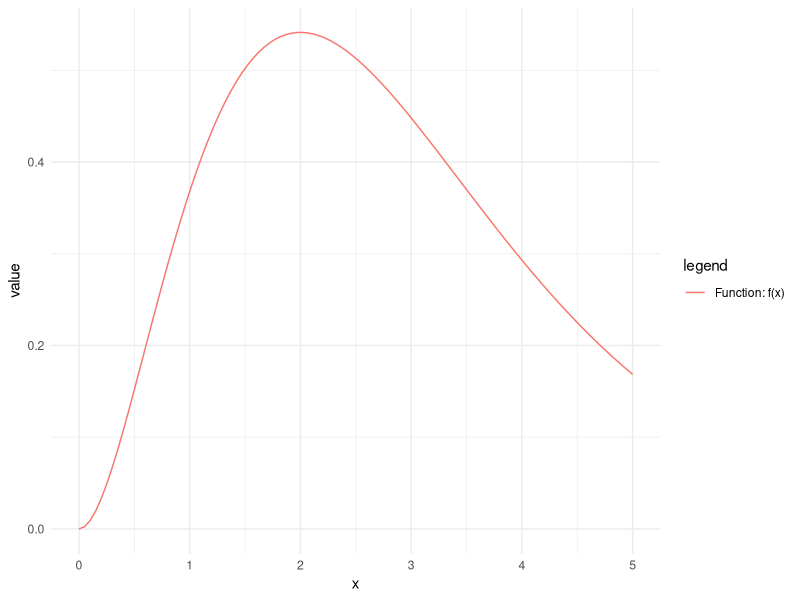
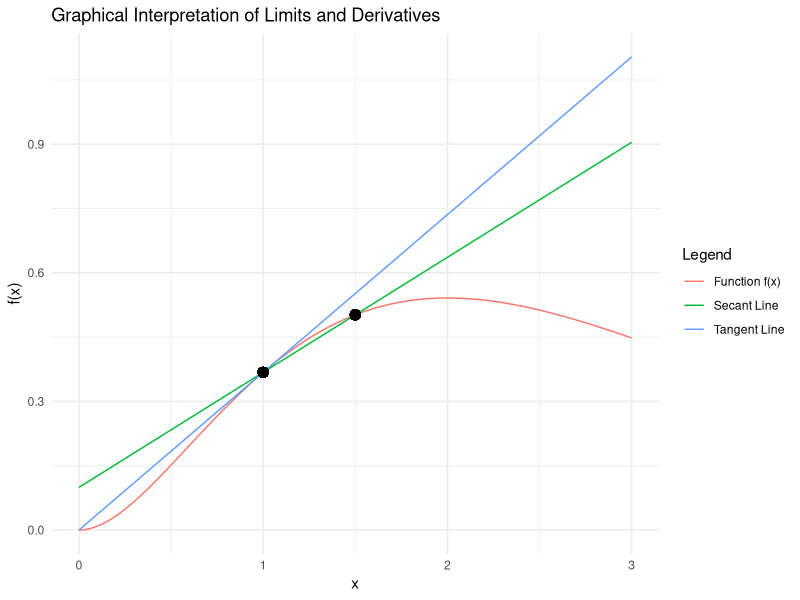
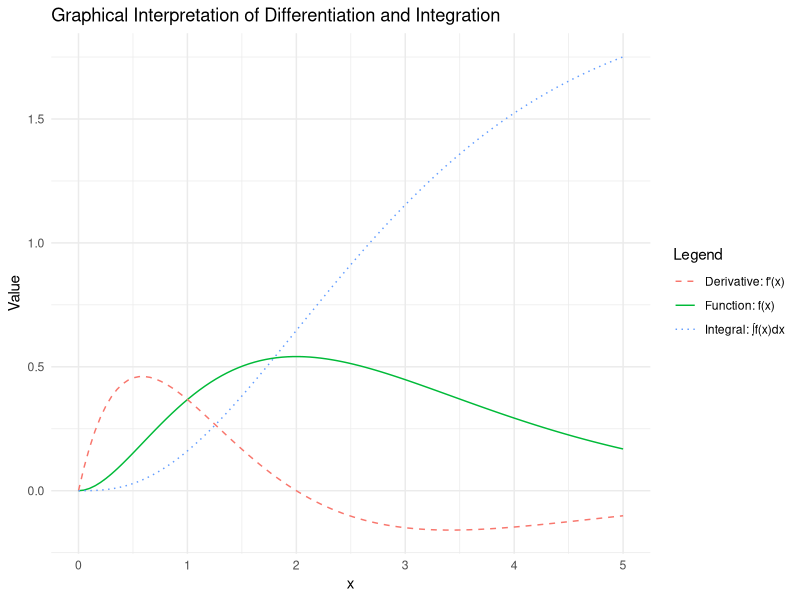

Recreate these plots in R, in order.
## ---- chunk 1
library(ggplot2)
## ---- chunk 2
f <- function(x) x^2 * exp(-x)

dat <- data.frame(x = seq(0, 5, length.out=100))
dat$fx = f(dat$x)

ggplot(dat, aes(x=x, y=fx)) +
         geom_line(aes(color="Function: f(x)")) +
  labs(color="legend",
       y="value") +
  theme_minimal()
## ---- chunk 3

# Define function and derivative
f <- function(x) x^2 * exp(-x)
df <- function(x) (2*x - x^2) * exp(-x)

# Select a point and a small Δx
x0 <- 1
dx <- 0.5  # Try different values to show secant line changing
x1 <- x0 + dx

# Compute function values
y0 <- f(x0)
y1 <- f(x1)

# Compute secant line equation: y = m(x - x0) + y0
m_secant <- (y1 - y0) / (x1 - x0)
secant_line <- function(x) m_secant * (x - x0) + y0

# Compute tangent line equation at x0: y = f'(x0)(x - x0) + f(x0)
m_tangent <- df(x0)
tangent_line <- function(x) m_tangent * (x - x0) + y0

# Generate x values for plotting
x_vals <- seq(0, 3, length.out = 100)

# Create data frame
data <- data.frame(
  x = x_vals,
  f_x = f(x_vals),
  secant = secant_line(x_vals),
  tangent = tangent_line(x_vals)
)

# Plot function, secant, and tangent lines
ggplot(data, aes(x)) +
  geom_line(aes(y = f_x, color = "Function f(x)")) +
  geom_line(aes(y = secant, color = "Secant Line")) +
  geom_line(aes(y = tangent, color= "Tangent Line")) +
  geom_point(aes(x = x0, y = y0), color = "black", size = 3) +
  geom_point(aes(x = x1, y = y1), color = "black", size = 3) +
  labs(title = "Graphical Interpretation of Limits and Derivatives",
       y = "f(x)",
       color = "Legend") +
  theme_minimal()
## ---- chunk 4
# Load necessary library
library(ggplot2)

# Define function, derivative, and integral
f <- function(x) x^2 * exp(-x)
df <- function(x) (2*x - x^2) * exp(-x)
F_int <- function(x) -exp(-x) * (x^2 + 2*x + 2) + 2  # Indefinite integral with constant C = 2

# Generate data
x_vals <- seq(0, 5, length.out = 100)
df_vals <- df(x_vals)
F_vals <- F_int(x_vals)

# Create a dataframe for plotting
data <- data.frame(x = x_vals, f = f(x_vals), df = df_vals, F = F_vals)

# Plot function, derivative, and integral
ggplot(data, aes(x)) +
  geom_line(aes(y = f, color = "Function: f(x)")) +
  geom_line(aes(y = df, color = "Derivative: f'(x)"), linetype = "dashed") +
  geom_line(aes(y = F, color = "Integral: ∫f(x)dx"), linetype = "dotted") +
  labs(title = "Graphical Interpretation of Differentiation and Integration",
       y = "Value",
       color = "Legend") +
  theme_minimal()
